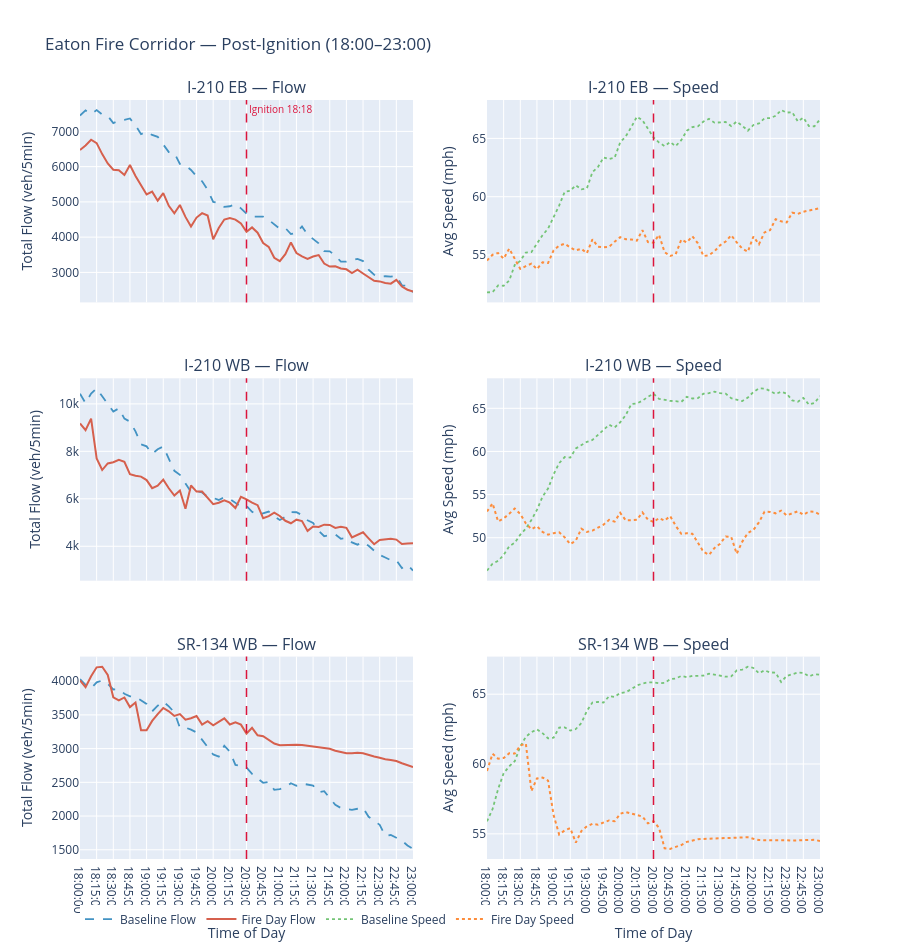

The cell this chart's notebook holds for it:
### Markdown cell above
## Cell 3 — Macro: Post-Ignition Zoom (18:00–23:00)

Same 4 lines per corridor, filtered to the evacuation window only.

### Code cell
make_macro_plot(time_filter=["18:00:00", "23:00:00"], title_suffix="Post-Ignition (18:00–23:00)")
